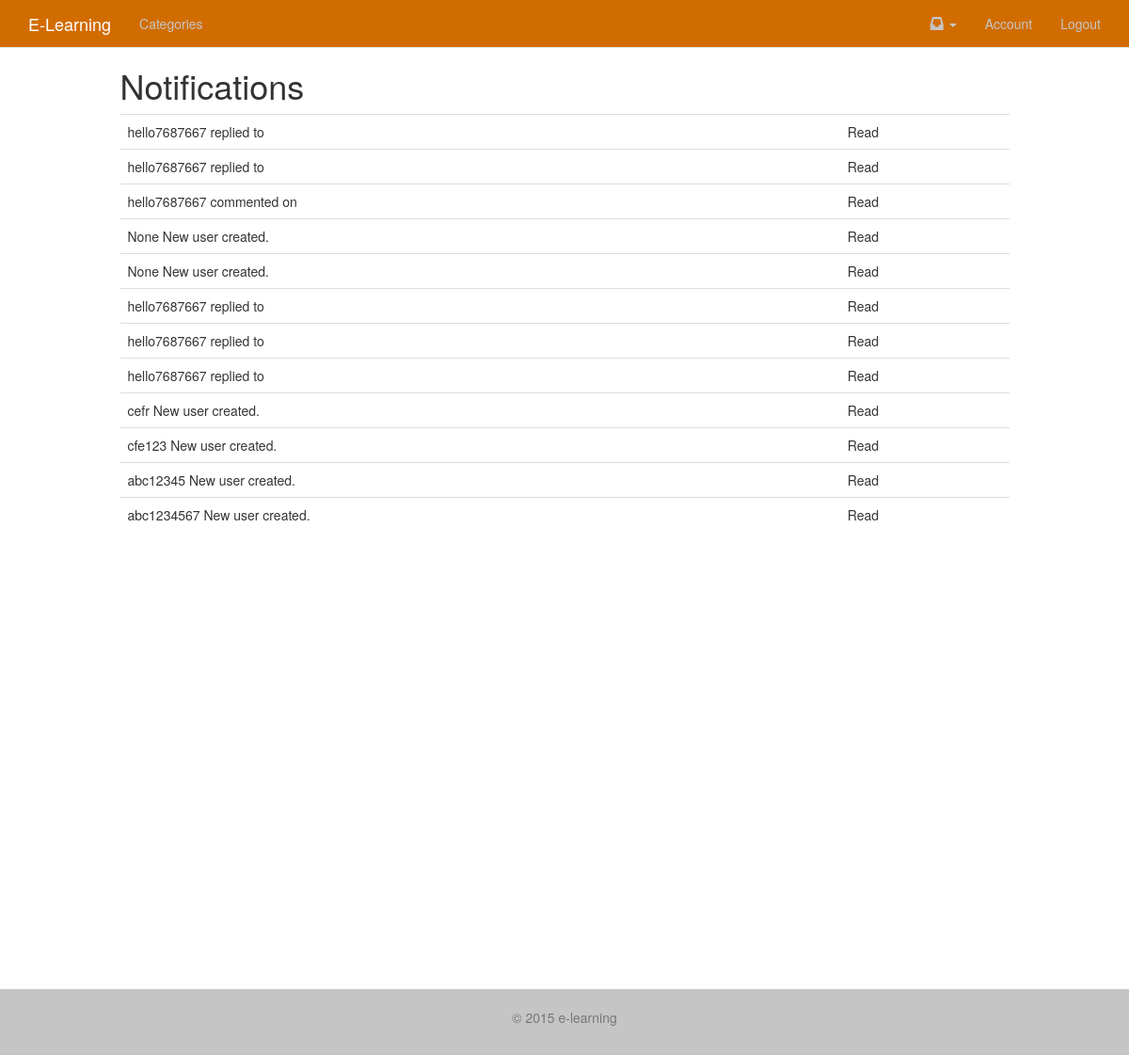
The page /notifications/ (signed in) on the database its author committed.
### notifications/models.py (models this page shows, shortened)
class Notification(models.Model):
	sender_content_type = models.ForeignKey(ContentType, related_name='nofity_sender')
	sender_object_id = models.PositiveIntegerField()
	sender_object = GenericForeignKey("sender_content_type", "sender_object_id")
	verb = models.CharField(max_length=255)
	action_content_type = models.ForeignKey(ContentType, related_name='notify_action', null=True, blank=True)
	action_object_id = models.PositiveIntegerField(null=True, blank=True)
	action_object = GenericForeignKey("action_content_type", "action_object_id")
	target_content_type = models.ForeignKey(ContentType, related_name='notify_target', null=True, blank=True)
	target_object_id = models.PositiveIntegerField(null=True, blank=True)
	target_object = GenericForeignKey("target_content_type", "target_object_id")
	recipient = models.ForeignKey(settings.AUTH_USER_MODEL, related_name='notifications')
	read = models.BooleanField(default=False)
	timestamp = models.DateTimeField(auto_now_add=True, auto_now=False)
	objects = NotificationManager()
	def __unicode__(self):
		try:
			target_url = self.target_object.get_absolute_url()
		except:
			target_url = None
		context = {
			"sender": self.sender_object,
			"verb": self.verb,
			"action": self.action_object,
			"target": self.target_object,
			"verify_read": reverse("notifications_read", kwargs={"id": self.id}),
			"target_url": target_url,
		}
		return "%(sender)s %(verb)s" %context

### accounts/models.py (models this page shows, shortened)
class MyUser(AbstractBaseUser):
    username = models.CharField(
        max_length=255,
        unique=True,
    )
    email = models.EmailField(
        verbose_name='email address',
        max_length=255,
        unique=True,
    )
    first_name = models.CharField(max_length=120, null=True, blank=True)
    last_name = models.CharField(max_length=120, null=True, blank=True)
    is_member = models.BooleanField(default=False, verbose_name='Is Paid Member')
    is_active = models.BooleanField(default=True)
    is_admin = models.BooleanField(default=False)
    objects = MyUserManager()
    USERNAME_FIELD = 'username'
    REQUIRED_FIELDS = ['email']

### notifications/views.py (the view)
# urls.py: url(r'^notifications/$', 'notifications.views.all', name='notifications_all'),
@login_required
def all(request):
	notifications = Notification.objects.all_for_user(request.user)
	context = {
		"notifications":notifications,
	}
	return render(request, "notifications/all.html", context)

### notifications/models.py (called while the page is built)
	def get_user(self, recipient):
		return self.filter(recipient=recipient)

	def mark_targetless(self, recipient):
		qs = self.unread().get_user(recipient)
		qs_no_target = qs.filter(target_object_id=None)
		if qs_no_target:
			qs_no_target.update(read=True)

	def unread(self):
		return self.filter(read=False)

	def get_queryset(self):
		return NotificationQuerySet(self.model, using=self._db)

	def all_for_user(self, user):
		self.get_queryset().mark_targetless(user)
		return self.get_queryset().get_user(user)

### templates/notifications/all.html
{% extends "base.html" %}
{% block content %}
<div class='row'>
	<div class='col-sm-10 col-sm-offset-1'>
		<h1>Notifications</h1>
	</div>
</div>
{% if notifications %}
<div class='row'>
	<div class='col-sm-10 col-sm-offset-1'>
		<table class='table'>
		{% for note in notifications %}
			<tr>
				<td>{{ note|safe }}</td>
				<td>{% if note.read %} Read {% else %} Unread {% endif %}</td>
			</tr>
		{% endfor %}
		</table>
	</div>
</div>
{% else %}
<p class='lead'>
This is where your notifications will appear once you have them.
</p>
{% endif %}
{% endblock %}

### rows shown on the page
Notification: target_content_type+target_object+sender_content_type "hello7687667 replied to", read "Read"
Notification: target_content_type+target_object+sender_content_type "hello7687667 replied to", read "Read"
Notification: target_content_type+target_object+sender_content_type "hello7687667 commented on", read "Read"
Notification: target_content_type+target_object+sender_content_type "None New user created.", read "Read"
Notification: target_content_type+target_object+sender_content_type "None New user created.", read "Read"
Notification: target_content_type+target_object+sender_content_type "hello7687667 replied to", read "Read"
Notification: target_content_type+target_object+sender_content_type "hello7687667 replied to", read "Read"
Notification: target_content_type+target_object+sender_content_type "hello7687667 replied to", read "Read"
Notification: target_content_type+target_object+sender_content_type "cefr New user created.", read "Read"
Notification: target_content_type+target_object+sender_content_type "cfe123 New user created.", read "Read"
Notification: target_content_type+target_object+sender_content_type "abc12345 New user created.", read "Read"
Notification: target_content_type+target_object+sender_content_type "abc1234567 New user created.", read "Read"
